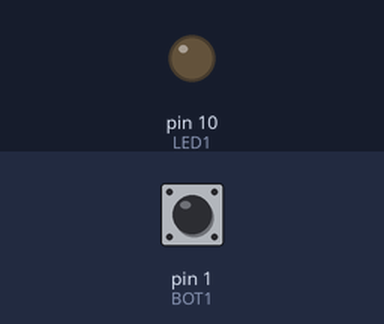
The sketch below on a simulated Arduino Uno, built with avr-gcc and run on an emulated ATmega328P. Parts: output pins drawn as LEDs (lit = HIGH). The test bench sets the inputs (shaded band); at power-on: pin 1 (BOT1) LOW.

Above: at 1.2 s.
1.3 s: pin 1 (BOT1) pulled HIGH for 0.15 s
At 1.7 s:
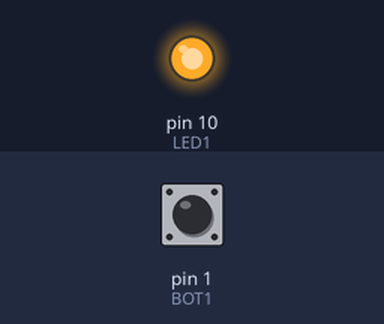
2.9 s: pin 1 (BOT1) pulled HIGH for 1 s
At 4.1 s:
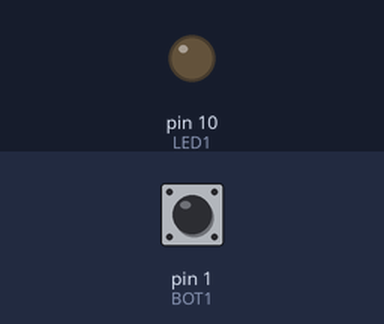
5.4 s: pin 1 (BOT1) pulled HIGH for 3.2 s
At 6.0 s:
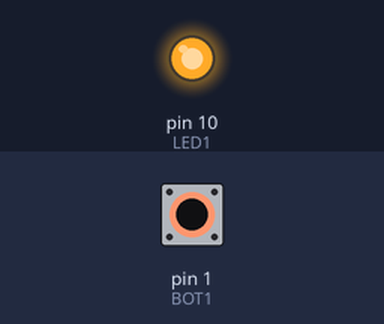
Timing chart, 0 to 8.4 s (numbered marks = the images above; inputs shaded):
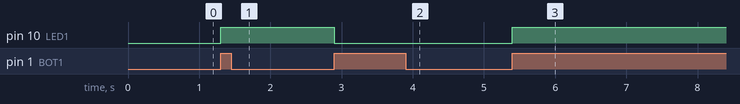

The sketch:

script_toogle.ino
```cpp
const int LED1 = 10;
const int BOT1 = 1;

bool ESTLED1 = 0;
bool ESTBOT1 = 0;
bool TRAVA = 0;

void setup() {

  pinMode(LED1, OUTPUT);
  pinMode(BOT1, INPUT);
}

void loop() {
  ESTBOT1 = digitalRead(BOT1);

  if((ESTBOT1 == 1) && (TRAVA == 0)){
    ESTLED1 = !ESTLED1;
    TRAVA = 1;
  }
  if((ESTBOT1 == 0) && (TRAVA == 1)){
    TRAVA = 0;
  }
digitalWrite(LED1, ESTLED1);
}
```

Measured:
- after the input at 1.3 s, pin 10 (LED1): LOW → HIGH at once
- after the input at 2.9 s, pin 10 (LED1): HIGH → LOW at once
- after the input at 5.4 s, pin 10 (LED1): LOW → HIGH at once
